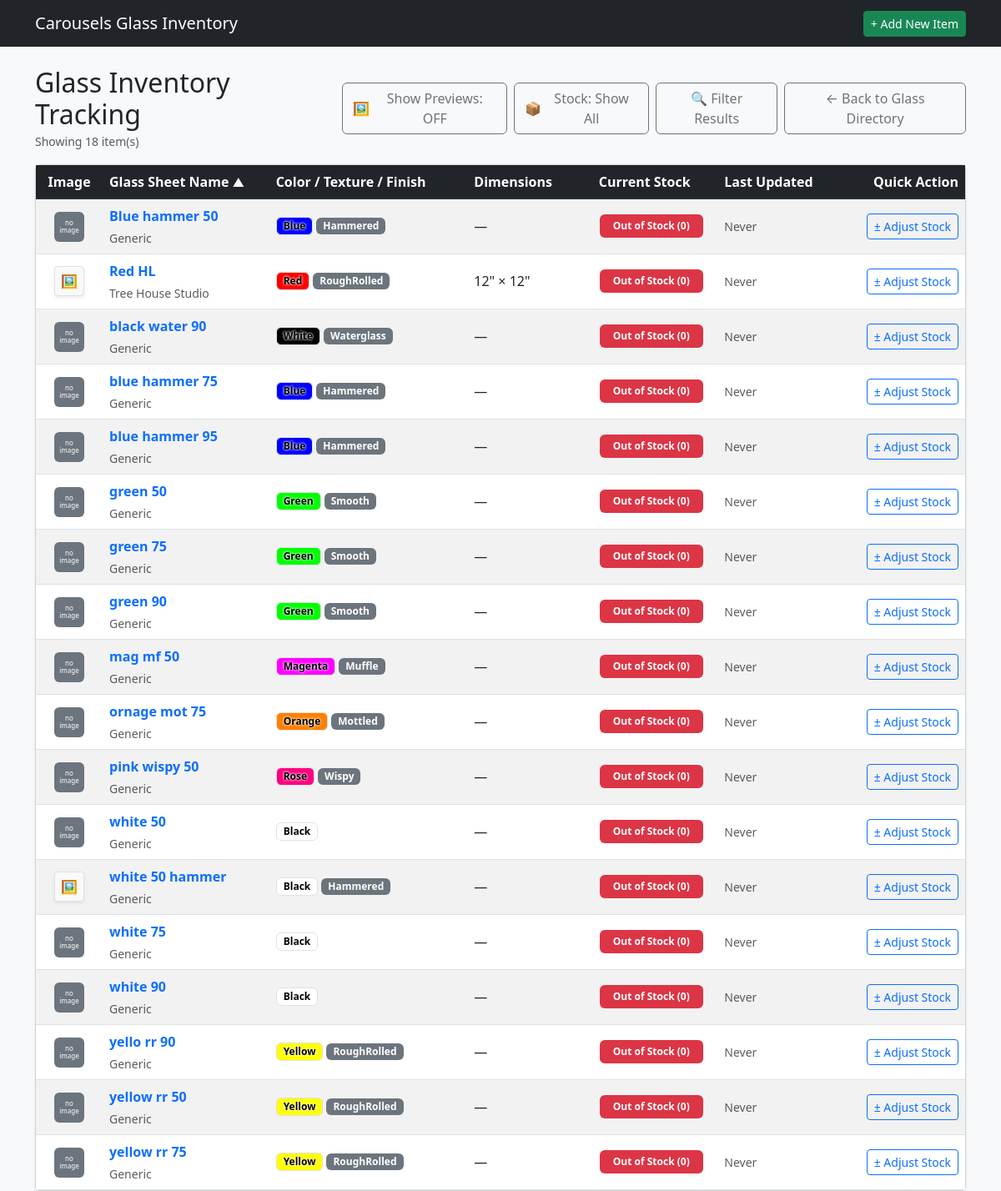
Screenshot of /glass/inventory with the database file from the repository.
### tables this page shows
CREATE TABLE GSI (

    GLASSID INTEGER PRIMARY KEY AUTOINCREMENT,
    GLSNAME TEXT,
    GLSMANF TEXT,
    GLSLEN INTEGER,
    GLSWID INTEGER,
    GLSTHK INTEGER,
    GLSTEX TEXT,
    GLSIRI INTEGER,
    GLSOPAL INTEGER,
    GLSOURCE TEXT,
    GLLINK TEXT,
    GLSIMG TEXT,
    GLSNOTE TEXT,
    COLOR TEXT,
    GTRNSN TEXT,
    ISACTIVE INTEGER,

    FOREIGN KEY (GLSTEX) REFERENCES GTL(GLSTEX) ON DELETE SET NULL ON UPDATE CASCADE,
    FOREIGN KEY (COLOR) REFERENCES COLOR(COLOR) ON DELETE SET NULL ON UPDATE CASCADE,
    FOREIGN KEY (GLSOURCE) REFERENCES GSL(GLSOURCE) ON DELETE SET NULL ON UPDATE CASCADE,
    FOREIGN KEY (GTRNSN) REFERENCES GTRNS(GTRNSN) ON DELETE SET NULL ON UPDATE CASCADE

);

CREATE TABLE GPC (

    GLASSID INTEGER,                          
    GLSPRICE NUMERIC,                         
    STDATE TEXT,                              
    ENDDATE TEXT,                             

    FOREIGN KEY (GLASSID) REFERENCES GSI(GLASSID) ON DELETE CASCADE ON UPDATE CASCADE

);

### app.py (the view, shortened to what this page needs)
@app.route('/glass/inventory', methods=['GET', 'POST'])
def glass_inventory():
    db = get_db()
    sort_by = request.args.get('sort_by', 'GLSNAME')
    order = request.args.get('order', 'asc').lower()
    if order not in ['asc', 'desc']:
        order = 'asc'
    q = request.args.get('q', '').strip()
    manf = request.args.get('manf', '').strip()
    tex = request.args.get('tex', '').strip()
    color = request.args.get('color', '').strip()
    source = request.args.get('source', '').strip()
    min_price = request.args.get('min_price', '').strip()
    max_price = request.args.get('max_price', '').strip()
    stock_filter = request.args.get('stock_filter', '').strip()
    iridescent_filter = request.args.get('iridescent')
    opalescent_filter = request.args.get('opalescent')
    stock_display_mode = request.args.get('stock_display', 'all')
    allowed_sorts = {
        'GLASSID': 'GLASSID',
        'GLSNAME': 'GLSNAME',
        'GLSMANF': 'GLSMANF',
        'GLSTEX': 'GLSTEX',
        'COLOR': 'COLOR',
        'COLOR_HSV': 'COLOR_HSV',
        'GLSIRI': 'GLSIRI',
        'GLSOPAL': 'GLSOPAL',
        'GLSLEN': 'GLSLEN',
        'CURRENT_STOCK': 'CURRENT_STOCK',
        'LAST_UPDATED': 'LAST_UPDATED'
    }
    sql_sort_column = 'GLSNAME' if sort_by == 'COLOR_HSV' else allowed_sorts.get(sort_by, 'GLSNAME')
    where_clauses = ["g.ISACTIVE = 1"]
    params = []
    if q:
        where_clauses.append("(g.GLSNAME LIKE ? OR g.GLSMANF LIKE ? OR g.GLSNOTE LIKE ?)")
        params.extend([f"%{q}%", f"%{q}%", f"%{q}%"])
    if manf:
        where_clauses.append("g.GLSMANF = ?")
        params.append(manf)
    if tex:
        where_clauses.append("g.GLSTEX = ?")
        params.append(tex)
    if color:
        where_clauses.append("g.COLOR = ?")
        params.append(color)
    if iridescent_filter:
        where_clauses.append("g.GLSIRI = ?")
        params.append(iridescent_filter)
    if opalescent_filter:
        where_clauses.append("g.GLSOPAL = ?")
        params.append(opalescent_filter)
    if source:
        where_clauses.append("g.GLSOURCE = ?")
        params.append(source)
    if min_price:
        where_clauses.append("p.GLSPRICE >= ?")
        params.append(min_price)
    if max_price:
        where_clauses.append("p.GLSPRICE <= ?")
        params.append(max_price)
    where_sql = f"WHERE {' AND '.join(where_clauses)}"
    having_conditions = []
    if stock_filter == 'out':
        having_conditions.append("CURRENT_STOCK = 0")
    elif stock_filter == 'low':
        having_conditions.append("CURRENT_STOCK = 1")
    elif stock_filter == 'in':
        having_conditions.append("CURRENT_STOCK > 1")
    if stock_display_mode == 'out':
        having_conditions.append("CURRENT_STOCK <= 0")
    elif stock_display_mode == 'hide':
        having_conditions.append("CURRENT_STOCK > 0")
    stock_having_sql = f"GROUP BY GLASSID HAVING {' AND '.join(having_conditions)}" if having_conditions else ""
    query = f"""
        SELECT GLASSID, GLSNAME, GLSMANF, GLSLEN, GLSWID, GLSTHK, GLSTEX,
               GLSIRI, GLSOPAL, GLSOURCE, GLLINK, GLSIMG, GLSNOTE, COLOR,
               ISACTIVE, CHEX, GLSPRICE, SRCWEB, CURRENT_STOCK, LAST_UPDATED
        FROM (
            SELECT g.GLASSID, g.GLSNAME, g.GLSMANF, g.GLSLEN, g.GLSWID, g.GLSTHK,
                   g.GLSTEX, g.GLSIRI, g.GLSOPAL, g.GLSOURCE, g.GLLINK, g.GLSIMG,
                   g.GLSNOTE, g.COLOR, g.ISACTIVE, c.CHEX, p.GLSPRICE, l.SRCWEB,
                   COALESCE((
                       SELECT i.GLSSTOCK
                       FROM GLSINV i
                       WHERE i.GLASSID = g.GLASSID
                       ORDER BY i.TS DESC, i.GLSTRNID DESC
                       LIMIT 1
                   ), 0) AS CURRENT_STOCK,
                   (
                       SELECT i.TS
                       FROM GLSINV i
                       WHERE i.GLASSID = g.GLASSID
                       ORDER BY i.TS DESC, i.GLSTRNID DESC
                       LIMIT 1
                   ) AS LAST_UPDATED
            FROM GSI g
            LEFT JOIN COLOR c ON g.COLOR = c.COLOR
            LEFT JOIN GPC p ON g.GLASSID = p.GLASSID
            LEFT JOIN GSL l ON g.GLSOURCE = l.GLSOURCE
            {where_sql}
        ) sub
        {stock_having_sql}
        ORDER BY {sql_sort_column} {order.upper()}
    """
    raw_items = db.execute(query, params).fetchall()
    inventory_items = []
    for row in raw_items:
        item = dict(row)
        item['COLOR_HSV'] = hex_to_hsv(item.get('CHEX'))
        inventory_items.append(item)
    if sort_by == 'COLOR_HSV':
        inventory_items.sort(
            key=lambda x: x['COLOR_HSV'],
            reverse=(order == 'desc')
        )
    textures = db.execute("SELECT DISTINCT GLSTEX FROM GSI WHERE ISACTIVE = 1 AND GLSTEX IS NOT NULL AND GLSTEX != '' ORDER BY GLSTEX").fetchall()
    colors = db.execute("SELECT * FROM COLOR ORDER BY COLOR").fetchall()
    sources = db.execute("SELECT DISTINCT GLSOURCE FROM GSI WHERE ISACTIVE = 1 AND GLSOURCE IS NOT NULL AND GLSOURCE != '' ORDER BY GLSOURCE").fetchall()
    manufacturers = db.execute("SELECT DISTINCT GLSMANF FROM GSI WHERE ISACTIVE = 1 AND GLSMANF IS NOT NULL AND GLSMANF != '' ORDER BY GLSMANF").fetchall()
    iridescent_options = db.execute("SELECT DISTINCT GLSIRI FROM GSI WHERE ISACTIVE = 1 AND GLSIRI = 1").fetchall()
    opalescent_options = db.execute("SELECT DISTINCT GLSOPAL FROM GSI WHERE ISACTIVE = 1 AND GLSOPAL = 1").fetchall()
    return render_template(
        'glass_inventory.html',
        inventory_items=inventory_items,
        textures=textures,
        colors=colors,
        sources=sources,
        manufacturers=manufacturers,
        iridescent_options=iridescent_options,
        opalescent_options=opalescent_options,
        current_sort=sort_by,
        current_order=order,
        today_date=date.today().isoformat(),
        filters={
            'q': request.args.get('q', ''),
            'manf': request.args.get('manf', ''),
            'tex': request.args.get('tex', ''),
            'color': request.args.get('color', ''),
            'source': request.args.get('source', ''),
            'min_price': request.args.get('min_price', ''),
            'max_price': request.args.get('max_price', ''),
            'stock_filter': request.args.get('stock_filter', ''),
            'stock_display': stock_display_mode,
            'iridescent': request.args.get('iridescent', ''),
            'opalescent': request.args.get('opalescent', '')
        }
    )

### app.py (called while the page is built)
def get_db():
    conn = sqlite3.connect(DATABASE)
    conn.row_factory = sqlite3.Row
    conn.execute("PRAGMA foreign_keys = ON;")
    return conn

### utils.py (called while the page is built)
def hex_to_hsv(hex_str):
    if not hex_str:
        return (360, 0, 1.0) # Default sorting value for missing colors (push to end)
    hex_str = hex_str.lstrip('#')
    if len(hex_str) != 6:
        return (360, 0, 1.0)
    try:
        r = int(hex_str[0:2], 16) / 255.0
        g = int(hex_str[2:4], 16) / 255.0
        b = int(hex_str[4:6], 16) / 255.0
    except ValueError:
        return (360, 0, 1.0)
    max_c = max(r, g, b)
    min_c = min(r, g, b)
    diff = max_c - min_c
    v = max_c
    s = 0 if max_c == 0 else (diff / max_c)
    if diff == 0:
        h = 0
    elif max_c == r:
        h = (60 * ((g - b) / diff) + 360) % 360
    elif max_c == g:
        h = (60 * ((b - r) / diff) + 120) % 360
    else:
        h = (60 * ((r - g) / diff) + 240) % 360
    return (h * 1000) + (s * 100) + v

### templates/glass_inventory.html (shortened to what this page needs)
{% extends 'base.html' %}
{% block content %}
<div class="d-flex justify-content-between align-items-center mb-3">
    <div>
        <h2 class="mb-0">Glass Inventory Tracking</h2>
        <small class="text-muted">Showing {{ inventory_items|length }} item(s)</small>
    </div>
    <div class="d-flex gap-2">
        <button type="button" id="thumbnailToggleBtn" class="btn btn-outline-secondary d-flex align-items-center gap-1" onclick="toggleThumbnails()">
            🖼️ <span id="toggleBtnText">Show Previews: OFF</span>
        </button>
        {% set stock_mode = filters.stock_display | default('all') %}
        <button type="button" id="stockDisplayToggleBtn" class="btn btn-outline-secondary d-flex align-items-center gap-1" onclick="cycleStockDisplay()">
            📦 <span id="stockDisplayBtnText">
                {% if stock_mode == 'out' %}Stock: Out Only
                {% elif stock_mode == 'hide' %}Stock: Hide Out
                {% else %}Stock: Show All{% endif %}
            </span>
        </button>
        <button type="button" class="btn btn-outline-secondary d-flex align-items-center gap-1" data-bs-toggle="modal" data-bs-target="#filterModal">
            🔍 Filter Results
        </button>
        <a href="{{ url_for('list_glass') }}" class="btn btn-outline-secondary">← Back to Glass Directory</a>
    </div>
</div>
{% macro sort_header(col_key, label) %}
    {% set new_order = 'desc' if current_sort == col_key and current_order == 'asc' else 'asc' %}
    <a href="{{ url_for('glass_inventory', sort_by=col_key, order=new_order, **filters) }}" class="text-white text-decoration-none d-block">
        {{ label }}
        {% if current_sort == col_key %}
            <small>{{ '▲' if current_order == 'asc' else '▼' }}</small>
        {% else %}
            <small class="text-muted" style="opacity: 0.4;">↕</small>
        {% endif %}
    </a>
{% endmacro %}
<div class="card shadow-sm">
    <div class="card-body p-0">
        <table class="table table-striped table-hover mb-0 align-middle">
            <thead class="table-dark">
                <tr>
                    <th style="width: 80px;" class="text-center">Image</th>
                    <th>{{ sort_header('GLSNAME', 'Glass Sheet Name') }}</th>
                    <th>{{ sort_header('COLOR_HSV', 'Color / Texture / Finish') }}</th>
                    <th>{{ sort_header('GLSLEN', 'Dimensions') }}</th>
                    <th class="text-center">{{ sort_header('CURRENT_STOCK', 'Current Stock') }}</th>
                    <th>{{ sort_header('LAST_UPDATED', 'Last Updated') }}</th>
                    <th class="text-end">Quick Action</th>
                </tr>
            </thead>
            <tbody>
                {% for item in inventory_items %}
                {% set stock = item.CURRENT_STOCK if item.CURRENT_STOCK is not none else 0 %}
                {% set img_src = item.GLSIMG %}
                {% if img_src %}
                    {% if not img_src.startswith('http') and not img_src.startswith('/') and not img_src.startswith('static/') %}
                        {% set img_src = 'static/' + img_src %}
                    {% endif %}
                {% endif %}
                <tr>
                    <td class="text-center">
                        {% if img_src %}
                            {% set resolved_img_url = url_for('static', filename=img_src.replace('static/', '')) if img_src.startswith('static/') else img_src %}
                            <div class="image-container-wrapper position-relative d-inline-block">
                                <button type="button" class="btn btn-sm btn-light border p-0 image-preview-btn shadow-sm"
                                        data-bs-toggle="modal"
                                        data-bs-target="#imagePreviewModal"
                                        data-imgsrc="{{ resolved_img_url }}"
                                        data-glassname="{{ item.GLSNAME }}"
                                        onmouseenter="showHoverPopup(event, '{{ resolved_img_url }}')"
                                        onmouseleave="hideHoverPopup()"
                                        style="width: 36px; height: 36px;">
                                    <span class="icon-view fs-6">🖼️</span>
                                </button>
                            </div>
                        {% else %}
                            <div class="bg-secondary text-white rounded d-inline-flex align-items-center justify-content-center p-1"
                                 style="width: 36px; height: 36px; font-size: 8px; line-height: 1.1; text-align: center;"
                                 title="No image exists">
                                no image
                            </div>
                        {% endif %}
                    </td>
                    <td>
                        <a href="{{ url_for('glass_detail', glass_id=item.GLASSID) }}" class="fw-bold text-decoration-none text-primary">
                            {{ item.GLSNAME }}
                        </a>
                        <div class="small text-muted d-flex align-items-center gap-1 mt-1">
                            <span>{{ item.GLSMANF or 'Generic' }}</span>
                        </div>
                    </td>
                    <td>
                        <div class="d-flex flex-wrap gap-1 align-items-center">
                            {% if item.COLOR %}
                                {% set bg_hex = item.CHEX if item.CHEX else 'ccc' %}
                                {% if not bg_hex.startswith('#') %}
                                    {% set bg_hex = '#' + bg_hex %}
                                {% endif %}
                                <span class="badge border px-2 py-1" style="background-color: {{ bg_hex }}; color: #000 !important; text-shadow: 0px 0px 3px rgba(255,255,255,0.9), 0px 0px 3px rgba(255,255,255,0.9); font-weight: 600;">
                                    {{ item.COLOR }}
                                </span>
                            {% endif %}
                            {% if item.GLSTEX %}
                                <span class="badge bg-secondary text-white px-2 py-1">
                                    {{ item.GLSTEX }}
                                </span>
                            {% endif %}
                        </div>
                    </td>
                    <td>
                        {% if item.GLSLEN %}{{ item.GLSLEN }}" × {{ item.GLSWID }}"{% else %}—{% endif %}
                    </td>
                    <td class="text-center">
                        {% if stock <= 0 %}
                            <span class="badge bg-danger px-3 py-2">Out of Stock (0)</span>
                        {% elif stock == 1 %}
                            <span class="badge bg-warning text-dark px-3 py-2">Low Stock (1)</span>
                        {% else %}
                            <span class="badge bg-success px-3 py-2">In Stock ({{ stock }})</span>
                        {% endif %}
                    </td>
                    <td>
                        <span class="text-muted small">{{ item.LAST_UPDATED or 'Never' }}</span>
                    </td>
                    <td class="text-end">
                        <button type="button" class="btn btn-sm btn-outline-primary adjust-btn"
                                data-bs-toggle="modal"
                                data-bs-target="#adjustModal"
                                data-glassid="{{ item.GLASSID }}"
                                data-glassname="{{ item.GLSNAME }}"
                                data-currentstock="{{ stock }}">
                            ± Adjust Stock
                        </button>
                    </td>
                </tr>
                {% endfor %}
            </tbody>
        </table>
    </div>
</div>
{% endblock %}

### rows the page displays
GSI: shows "no image", GLSNAME "Blue hammer 50", GLSMANF "Generic", COLOR "Blue", GLSTEX "Hammered", LAST_UPDATED "Never"
GPC: GLSNAME "Red HL", GLSMANF "Tree House Studio", COLOR "Red", GLSTEX "RoughRolled", GLSLEN "12", GLSWID "12", LAST_UPDATED "Never"
GSI: shows "no image", GLSNAME "black water 90", GLSMANF "Generic", COLOR "White", GLSTEX "Waterglass", LAST_UPDATED "Never"
GSI: shows "no image", GLSNAME "blue hammer 75", GLSMANF "Generic", COLOR "Blue", GLSTEX "Hammered", LAST_UPDATED "Never"
GSI: shows "no image", GLSNAME "blue hammer 95", GLSMANF "Generic", COLOR "Blue", GLSTEX "Hammered", LAST_UPDATED "Never"
GSI: shows "no image", GLSNAME "green 50", GLSMANF "Generic", COLOR "Green", GLSTEX "Smooth", LAST_UPDATED "Never"
GSI: shows "no image", GLSNAME "green 75", GLSMANF "Generic", COLOR "Green", GLSTEX "Smooth", LAST_UPDATED "Never"
GSI: shows "no image", GLSNAME "green 90", GLSMANF "Generic", COLOR "Green", GLSTEX "Smooth", LAST_UPDATED "Never"
GSI: shows "no image", GLSNAME "mag mf 50", GLSMANF "Generic", COLOR "Magenta", GLSTEX "Muffle", LAST_UPDATED "Never"
GSI: shows "no image", GLSNAME "ornage mot 75", GLSMANF "Generic", COLOR "Orange", GLSTEX "Mottled", LAST_UPDATED "Never"
GSI: shows "no image", GLSNAME "pink wispy 50", GLSMANF "Generic", COLOR "Rose", GLSTEX "Wispy", LAST_UPDATED "Never"
GSI: shows "no image", GLSNAME "white 50", GLSMANF "Generic", COLOR "Black", LAST_UPDATED "Never"
GSI: GLSNAME "white 50 hammer", GLSMANF "Generic", COLOR "Black", GLSTEX "Hammered", LAST_UPDATED "Never"
GSI: shows "no image", GLSNAME "white 75", GLSMANF "Generic", COLOR "Black", LAST_UPDATED "Never"
GSI: shows "no image", GLSNAME "white 90", GLSMANF "Generic", COLOR "Black", LAST_UPDATED "Never"
GSI: shows "no image", GLSNAME "yello rr 90", GLSMANF "Generic", COLOR "Yellow", GLSTEX "RoughRolled", LAST_UPDATED "Never"
GSI: shows "no image", GLSNAME "yellow rr 50", GLSMANF "Generic", COLOR "Yellow", GLSTEX "RoughRolled", LAST_UPDATED "Never"
GSI: shows "no image", GLSNAME "yellow rr 75", GLSMANF "Generic", COLOR "Yellow", GLSTEX "RoughRolled", LAST_UPDATED "Never"

### other values shown
{{ inventory_items|length }} "18"
{{ label }} "Glass Sheet Name Color / Texture / Finish Dimensions Current Stock Last Updated"
{{ '▲' if current_order == 'asc' else '▼' }} "▲"
